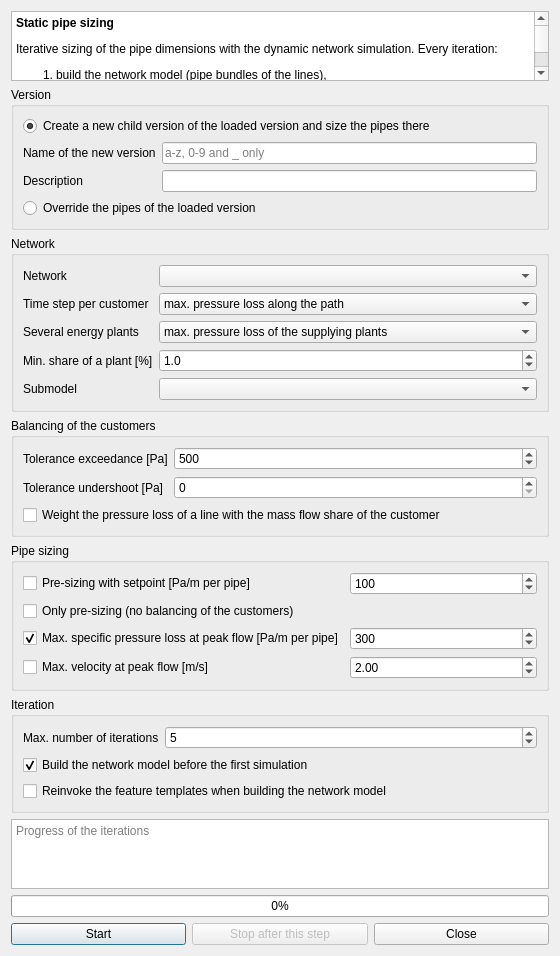
<?xml version="1.0" encoding="UTF-8"?>
<ui version="4.0">
 <class>StaticPipeSizingDialog</class>
 <widget class="QDialog" name="StaticPipeSizingDialog">
  <property name="geometry">
   <rect>
    <x>0</x>
    <y>0</y>
    <width>560</width>
    <height>860</height>
   </rect>
  </property>
  <property name="windowTitle">
   <string>Static pipe sizing</string>
  </property>
  <layout class="QVBoxLayout" name="verticalLayout_main">
   <item>
    <widget class="QTextEdit" name="textEdit_info">
     <property name="readOnly">
      <bool>true</bool>
     </property>
     <property name="maximumSize">
      <size>
       <width>16777215</width>
       <height>190</height>
      </size>
     </property>
     <property name="html">
      <string>&lt;p&gt;&lt;b&gt;Static pipe sizing&lt;/b&gt;&lt;/p&gt;
&lt;p&gt;Iterative sizing of the pipe dimensions with the dynamic network simulation. Every iteration:&lt;/p&gt;
&lt;ol&gt;
&lt;li&gt;build the network model (pipe bundles of the lines),&lt;/li&gt;
&lt;li&gt;run the simulation (settings of &lt;i&gt;run simulation&lt;/i&gt;) and load the results,&lt;/li&gt;
&lt;li&gt;flow tracing: mass flow of every customer per line (c_lid) and differential pressure at the substations,&lt;/li&gt;
&lt;li&gt;optional pre-sizing with the specific pressure loss setpoint, then balancing of the customers by reducing pipe dimensions,&lt;/li&gt;
&lt;li&gt;the new pipe bundles are written to the lines (missing bundle types are created).&lt;/li&gt;
&lt;/ol&gt;
&lt;p&gt;The loop stops when the pipe dimensions do not change anymore, when a state repeats or after the maximal number of iterations. Every pipe is checked against the maximal specific pressure loss at its peak mass flow over the whole simulation period, so lines are not undersized.&lt;/p&gt;
&lt;p&gt;&lt;b&gt;Version:&lt;/b&gt; either a new child version of the loaded version is created and loaded before the first iteration (the loaded version keeps its pipes), or the pipes of the loaded version are overridden. The mass flows are kept constant within an iteration, the next simulation shows the real effect.&lt;/p&gt;</string>
     </property>
    </widget>
   </item>
   <item>
    <widget class="QGroupBox" name="groupBox_version">
     <property name="title">
      <string>Version</string>
     </property>
     <layout class="QGridLayout" name="gridLayout_version">
      <item row="0" column="0" colspan="2">
       <widget class="QRadioButton" name="rbtn_newVersion">
        <property name="text">
         <string>Create a new child version of the loaded version and size the pipes there</string>
        </property>
        <property name="checked">
         <bool>true</bool>
        </property>
       </widget>
      </item>
      <item row="1" column="0">
       <widget class="QLabel" name="label_versionName">
        <property name="text">
         <string>Name of the new version</string>
        </property>
       </widget>
      </item>
      <item row="1" column="1">
       <widget class="QLineEdit" name="lineEdit_versionName">
        <property name="placeholderText">
         <string>a-z, 0-9 and _ only</string>
        </property>
       </widget>
      </item>
      <item row="2" column="0">
       <widget class="QLabel" name="label_versionDescription">
        <property name="text">
         <string>Description</string>
        </property>
       </widget>
      </item>
      <item row="2" column="1">
       <widget class="QLineEdit" name="lineEdit_versionDescription"/>
      </item>
      <item row="3" column="0" colspan="2">
       <widget class="QRadioButton" name="rbtn_overrideVersion">
        <property name="text">
         <string>Override the pipes of the loaded version</string>
        </property>
       </widget>
      </item>
     </layout>
    </widget>
   </item>
   <item>
    <widget class="QGroupBox" name="groupBox_network">
     <property name="title">
      <string>Network</string>
     </property>
     <layout class="QFormLayout" name="formLayout_network">
      <item row="0" column="0">
       <widget class="QLabel" name="label_network">
        <property name="text">
         <string>Network</string>
        </property>
       </widget>
      </item>
      <item row="0" column="1">
       <widget class="QComboBox" name="combo_network"/>
      </item>
      <item row="4" column="0">
       <widget class="QLabel" name="label_submodel">
        <property name="text">
         <string>Submodel</string>
        </property>
       </widget>
      </item>
      <item row="4" column="1">
       <widget class="QComboBox" name="combo_submodel"/>
      </item>
      <item row="1" column="0">
       <widget class="QLabel" name="label_timeMode">
        <property name="text">
         <string>Time step per customer</string>
        </property>
       </widget>
      </item>
      <item row="1" column="1">
       <widget class="QComboBox" name="combo_timeMode">
        <item>
         <property name="text">
          <string>max. pressure loss along the path</string>
         </property>
        </item>
        <item>
         <property name="text">
          <string>max. mass flow at the substation</string>
         </property>
        </item>
        <item>
         <property name="text">
          <string>global critical time step</string>
         </property>
        </item>
       </widget>
      </item>
      <item row="2" column="0">
       <widget class="QLabel" name="label_epAggregate">
        <property name="text">
         <string>Several energy plants</string>
        </property>
       </widget>
      </item>
      <item row="2" column="1">
       <widget class="QComboBox" name="combo_epAggregate">
        <item>
         <property name="text">
          <string>max. pressure loss of the supplying plants</string>
         </property>
        </item>
        <item>
         <property name="text">
          <string>weighted with the mass flow shares</string>
         </property>
        </item>
       </widget>
      </item>
      <item row="3" column="0">
       <widget class="QLabel" name="label_minShare">
        <property name="text">
         <string>Min. share of a plant [%]</string>
        </property>
       </widget>
      </item>
      <item row="3" column="1">
       <widget class="QDoubleSpinBox" name="spin_minShare">
        <property name="decimals">
         <number>1</number>
        </property>
        <property name="maximum">
         <double>100.000000000000000</double>
        </property>
        <property name="value">
         <double>1.000000000000000</double>
        </property>
       </widget>
      </item>
     </layout>
    </widget>
   </item>
   <item>
    <widget class="QGroupBox" name="groupBox_balancing">
     <property name="title">
      <string>Balancing of the customers</string>
     </property>
     <layout class="QFormLayout" name="formLayout_balancing">
      <item row="0" column="0">
       <widget class="QLabel" name="label_tolAbove">
        <property name="text">
         <string>Tolerance exceedance [Pa]</string>
        </property>
       </widget>
      </item>
      <item row="0" column="1">
       <widget class="QDoubleSpinBox" name="spin_tolAbove">
        <property name="decimals">
         <number>0</number>
        </property>
        <property name="maximum">
         <double>1000000.000000000000000</double>
        </property>
        <property name="singleStep">
         <double>100.000000000000000</double>
        </property>
        <property name="value">
         <double>500.000000000000000</double>
        </property>
       </widget>
      </item>
      <item row="1" column="0">
       <widget class="QLabel" name="label_tolBelow">
        <property name="text">
         <string>Tolerance undershoot [Pa]</string>
        </property>
       </widget>
      </item>
      <item row="1" column="1">
       <widget class="QDoubleSpinBox" name="spin_tolBelow">
        <property name="decimals">
         <number>0</number>
        </property>
        <property name="maximum">
         <double>1000000.000000000000000</double>
        </property>
        <property name="singleStep">
         <double>100.000000000000000</double>
        </property>
        <property name="value">
         <double>0.000000000000000</double>
        </property>
       </widget>
      </item>
      <item row="2" column="0" colspan="2">
       <widget class="QCheckBox" name="checkBox_weighted">
        <property name="text">
         <string>Weight the pressure loss of a line with the mass flow share of the customer</string>
        </property>
       </widget>
      </item>
     </layout>
    </widget>
   </item>
   <item>
    <widget class="QGroupBox" name="groupBox_sizing">
     <property name="title">
      <string>Pipe sizing</string>
     </property>
     <layout class="QGridLayout" name="gridLayout_sizing">
      <item row="0" column="0">
       <widget class="QCheckBox" name="checkBox_presize">
        <property name="text">
         <string>Pre-sizing with setpoint [Pa/m per pipe]</string>
        </property>
       </widget>
      </item>
      <item row="0" column="1">
       <widget class="QDoubleSpinBox" name="spin_dpSpezSetpoint">
        <property name="decimals">
         <number>0</number>
        </property>
        <property name="maximum">
         <double>10000.000000000000000</double>
        </property>
        <property name="singleStep">
         <double>10.000000000000000</double>
        </property>
        <property name="value">
         <double>100.000000000000000</double>
        </property>
       </widget>
      </item>
      <item row="1" column="0" colspan="2">
       <widget class="QCheckBox" name="checkBox_presizeOnly">
        <property name="text">
         <string>Only pre-sizing (no balancing of the customers)</string>
        </property>
       </widget>
      </item>
      <item row="2" column="0">
       <widget class="QCheckBox" name="checkBox_dpSpezMax">
        <property name="text">
         <string>Max. specific pressure loss at peak flow [Pa/m per pipe]</string>
        </property>
        <property name="checked">
         <bool>true</bool>
        </property>
       </widget>
      </item>
      <item row="2" column="1">
       <widget class="QDoubleSpinBox" name="spin_dpSpezMax">
        <property name="decimals">
         <number>0</number>
        </property>
        <property name="maximum">
         <double>10000.000000000000000</double>
        </property>
        <property name="singleStep">
         <double>10.000000000000000</double>
        </property>
        <property name="value">
         <double>300.000000000000000</double>
        </property>
       </widget>
      </item>
      <item row="3" column="0">
       <widget class="QCheckBox" name="checkBox_vMax">
        <property name="text">
         <string>Max. velocity at peak flow [m/s]</string>
        </property>
       </widget>
      </item>
      <item row="3" column="1">
       <widget class="QDoubleSpinBox" name="spin_vMax">
        <property name="decimals">
         <number>2</number>
        </property>
        <property name="maximum">
         <double>20.000000000000000</double>
        </property>
        <property name="singleStep">
         <double>0.100000000000000</double>
        </property>
        <property name="value">
         <double>2.000000000000000</double>
        </property>
       </widget>
      </item>
     </layout>
    </widget>
   </item>
   <item>
    <widget class="QGroupBox" name="groupBox_iteration">
     <property name="title">
      <string>Iteration</string>
     </property>
     <layout class="QFormLayout" name="formLayout_iteration">
      <item row="0" column="0">
       <widget class="QLabel" name="label_maxIter">
        <property name="text">
         <string>Max. number of iterations</string>
        </property>
       </widget>
      </item>
      <item row="0" column="1">
       <widget class="QSpinBox" name="spin_maxIter">
        <property name="minimum">
         <number>1</number>
        </property>
        <property name="maximum">
         <number>100</number>
        </property>
        <property name="value">
         <number>5</number>
        </property>
       </widget>
      </item>
      <item row="1" column="0" colspan="2">
       <widget class="QCheckBox" name="checkBox_buildFirst">
        <property name="text">
         <string>Build the network model before the first simulation</string>
        </property>
        <property name="checked">
         <bool>true</bool>
        </property>
       </widget>
      </item>
      <item row="2" column="0" colspan="2">
       <widget class="QCheckBox" name="checkbox_reinvokeFeatures">
        <property name="text">
         <string>Reinvoke the feature templates when building the network model</string>
        </property>
       </widget>
      </item>
     </layout>
    </widget>
   </item>
   <item>
    <widget class="QPlainTextEdit" name="textEdit_log">
     <property name="readOnly">
      <bool>true</bool>
     </property>
     <property name="placeholderText">
      <string>Progress of the iterations</string>
     </property>
    </widget>
   </item>
   <item>
    <widget class="QProgressBar" name="progress">
     <property name="value">
      <number>0</number>
     </property>
    </widget>
   </item>
   <item>
    <layout class="QHBoxLayout" name="horizontalLayout_buttons">
     <item>
      <widget class="QPushButton" name="btn_start">
       <property name="text">
        <string>Start</string>
       </property>
      </widget>
     </item>
     <item>
      <widget class="QPushButton" name="btn_stop">
       <property name="enabled">
        <bool>false</bool>
       </property>
       <property name="text">
        <string>Stop after this step</string>
       </property>
      </widget>
     </item>
     <item>
      <widget class="QPushButton" name="btn_cancel">
       <property name="text">
        <string>Close</string>
       </property>
      </widget>
     </item>
    </layout>
   </item>
  </layout>
 </widget>
 <resources/>
 <connections/>
</ui>
